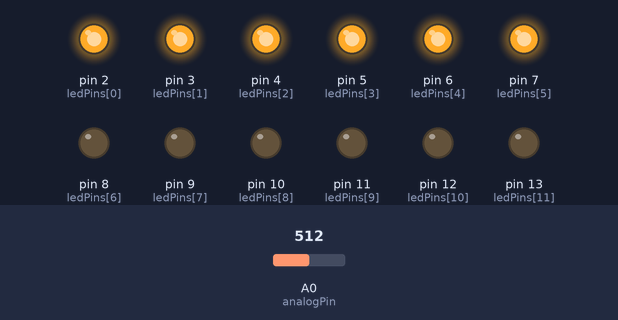
Bench run of a sketch on a simulated Arduino Uno, built with avr-gcc and run on an emulated ATmega328P. Parts: output pins drawn as LEDs (lit = HIGH). The inputs (shaded band) are chosen by the test bench; at power-on: A0 (analogPin) = 512.

Above: at 1.2 s.
1.3 s: A0 (analogPin) set to 586
2.8 s: A0 (analogPin) set to 613
At 3.4 s:
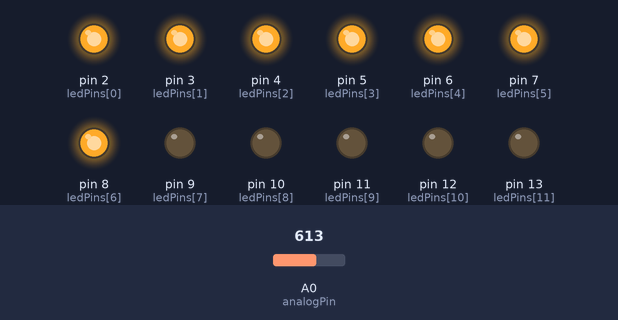
4.3 s: A0 (analogPin) set to 511
At 5.5 s:
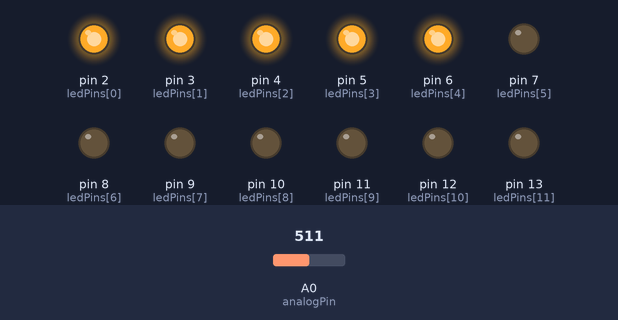
5.8 s: A0 (analogPin) set to 441
7.3 s: A0 (analogPin) set to 410
At 8.0 s:
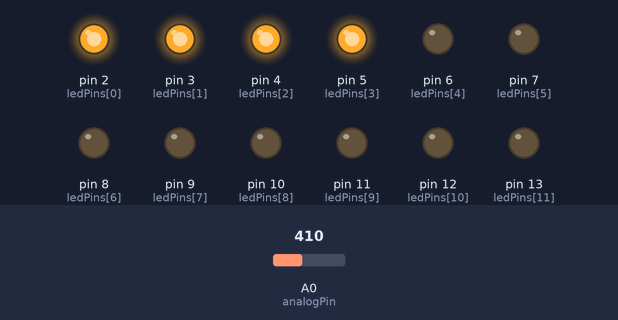
Timing chart, 0 to 9.8 s (numbered marks = the images above; inputs shaded):
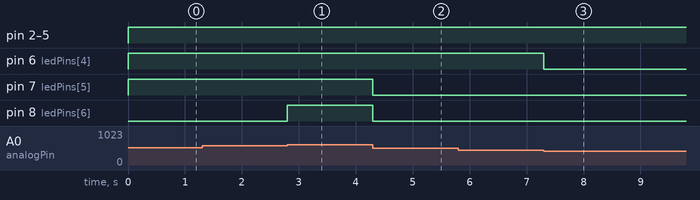

Measured:
- the behaviour switches between 596 and 597 on A0 (analogPin) (found by bisection; images 0 and 1)
- the behaviour switches between 427 and 426 on A0 (analogPin) (found by bisection; images 2 and 3)
- after the input at 1.3 s, every drawn part: stays the same
- after the input at 2.8 s, pin 8 (ledPins[6]): LOW → HIGH at once
- after the input at 4.3 s, pin 7 (ledPins[5]), pin 8 (ledPins[6]): HIGH → LOW at once
- after the input at 5.8 s, every drawn part: stays the same
- after the input at 7.3 s, pin 6 (ledPins[4]): HIGH → LOW at once

The sketch:

potenciometro_apertura_copy_20221103085014.ino
```cpp
// these constants won't change:
const int analogPin = A0;   // coneccion pot
const int ledCont = 12;    // contador de led

int ledPins[] = {2, 3, 4, 5, 6, 7, 8, 9, 10, 11,12,13
};   // arreglo para prender


void setup() {
  // loop over the pin array and set them all to output:
  for (int Led = 0; Led < ledCont; Led++) {
    pinMode(ledPins[Led], OUTPUT);
  }
  Serial.begin(9600);
}

void loop() {
  // read the potentiometer:
  int sensorReading = analogRead(analogPin);
  // map the result to a range from 0 to the number of LEDs:
  int ledLevel = map(sensorReading, 0, 1023, 0, ledCont);

  // loop over the LED array:
  for (int Led = 0; Led < ledCont; Led++) {
    // if the array element's index is less than ledLevel,
    // turn the pin for this element on:
    if (Led < ledLevel) {
      digitalWrite(ledPins[Led], HIGH);
    }
    // turn off all pins higher than the ledLevel:
    else {
      digitalWrite(ledPins[Led], LOW);
    }
  }
}
```
